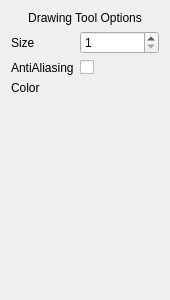
<?xml version="1.0" encoding="UTF-8"?>
<ui version="4.0">
 <class>DrawingToolEditor</class>
 <widget class="QWidget" name="DrawingToolEditor">
  <property name="geometry">
   <rect>
    <x>0</x>
    <y>0</y>
    <width>170</width>
    <height>300</height>
   </rect>
  </property>
  <property name="minimumSize">
   <size>
    <width>170</width>
    <height>0</height>
   </size>
  </property>
  <property name="maximumSize">
   <size>
    <width>170</width>
    <height>16777215</height>
   </size>
  </property>
  <property name="windowTitle">
   <string>Form</string>
  </property>
  <layout class="QVBoxLayout" name="verticalLayout">
   <item>
    <widget class="QLabel" name="label">
     <property name="sizePolicy">
      <sizepolicy hsizetype="Preferred" vsizetype="Fixed">
       <horstretch>0</horstretch>
       <verstretch>0</verstretch>
      </sizepolicy>
     </property>
     <property name="text">
      <string>Drawing Tool Options</string>
     </property>
     <property name="alignment">
      <set>Qt::AlignCenter</set>
     </property>
    </widget>
   </item>
   <item>
    <layout class="QFormLayout" name="formLayout">
     <item row="0" column="0">
      <widget class="QLabel" name="sizeLabel">
       <property name="text">
        <string>Size</string>
       </property>
      </widget>
     </item>
     <item row="0" column="1">
      <widget class="QSpinBox" name="sizeSpinBox">
       <property name="minimum">
        <number>1</number>
       </property>
       <property name="maximum">
        <number>5000</number>
       </property>
      </widget>
     </item>
     <item row="1" column="0">
      <widget class="QLabel" name="antiAliasingLabel">
       <property name="text">
        <string>AntiAliasing</string>
       </property>
      </widget>
     </item>
     <item row="1" column="1">
      <widget class="QCheckBox" name="antiAliasingCheckBox"/>
     </item>
     <item row="2" column="0">
      <widget class="QLabel" name="colorLabel">
       <property name="text">
        <string>Color</string>
       </property>
      </widget>
     </item>
     <item row="2" column="1">
      <widget class="cColorSwatch" name="colorSwatch">
       <property name="text">
        <string/>
       </property>
      </widget>
     </item>
    </layout>
   </item>
  </layout>
 </widget>
 <customwidgets>
  <customwidget>
   <class>cColorSwatch</class>
   <extends>QLabel</extends>
   <header>Editor.Widgets.ColorSwatch.h</header>
  </customwidget>
 </customwidgets>
 <resources/>
 <connections/>
</ui>
